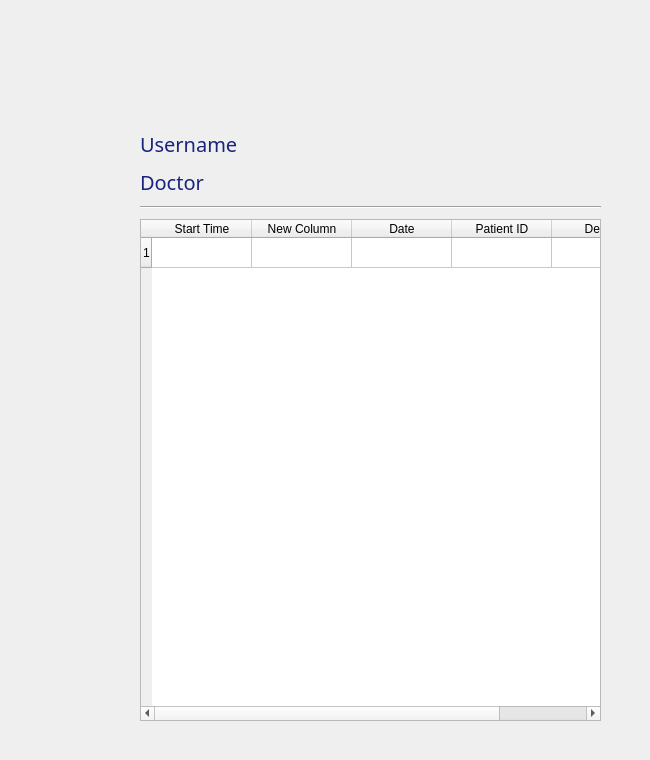
    <widget class="QWidget" name="DoctorAppointmentsPage">
     <widget class="QWidget" name="verticalLayoutWidget_15">
      <property name="geometry">
       <rect>
        <x>100</x>
        <y>100</y>
        <width>541</width>
        <height>651</height>
       </rect>
      </property>
      <layout class="QVBoxLayout" name="DoctorAppointmentsPageLayout">
       <property name="spacing">
        <number>10</number>
       </property>
       <property name="leftMargin">
        <number>40</number>
       </property>
       <property name="topMargin">
        <number>30</number>
       </property>
       <property name="rightMargin">
        <number>40</number>
       </property>
       <property name="bottomMargin">
        <number>30</number>
       </property>
       <item>
        <widget class="QLabel" name="DoctorAppointmentsPageUsernameLabel">
         <property name="font">
          <font>
           <family>Rockwell</family>
           <pointsize>15</pointsize>
          </font>
         </property>
         <property name="styleSheet">
          <string notr="true">color: #1a237e;
</string>
         </property>
         <property name="text">
          <string>Username</string>
         </property>
        </widget>
       </item>
       <item>
        <widget class="QLabel" name="DoctorAppointmentsPageRoleLabel">
         <property name="font">
          <font>
           <family>Rockwell</family>
           <pointsize>15</pointsize>
          </font>
         </property>
         <property name="styleSheet">
          <string notr="true">color: #1a237e;
</string>
         </property>
         <property name="text">
          <string>Doctor</string>
         </property>
        </widget>
       </item>
       <item>
        <widget class="Line" name="DoctorAppointmentsPageLine">
         <property name="orientation">
          <enum>Qt::Horizontal</enum>
         </property>
        </widget>
       </item>
       <item>
        <widget class="QTableWidget" name="DoctorAppointmentsPageTableWidget">
         <row>
          <property name="text">
           <string>1</string>
          </property>
         </row>
         <column>
          <property name="text">
           <string>Start Time</string>
          </property>
         </column>
         <column>
          <property name="text">
           <string>New Column</string>
          </property>
         </column>
         <column>
          <property name="text">
           <string>Date</string>
          </property>
         </column>
         <column>
          <property name="text">
           <string>Patient ID</string>
          </property>
         </column>
         <column>
          <property name="text">
           <string>Delete</string>
          </property>
         </column>
        </widget>
       </item>
      </layout>
     </widget>
    </widget>
